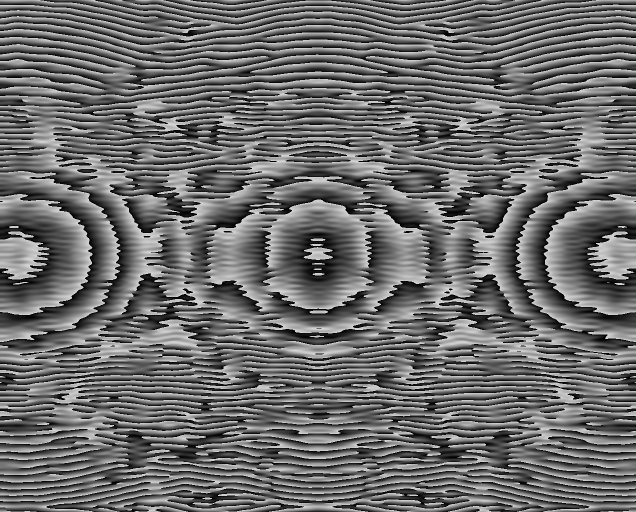
#> input picture test_4.bmp, 1272 x 1024 px (shown at 1/2 size)
$ python -i innovation_frontier_v19.py   (imports and definitions only)
#> lines starting #> are read from the running program, lines starting #| are printed output that depends on the picture
#> further down, picture is the input picture: shape (1024, 1272, 3); min 0, max 213, mean 107.6
"""
SpotZoom 前沿开源项目创新模块 v19.0
基于 2024-2026 最新科研前沿开源项目的创新模块补充 (第七轮)

新增模块 (v19.0):
- NeuralFieldAOEstimator: 神经场波前估计 (受 NeAT, Nature Methods 2026 启发)
- DualDomainNeuralOperator: 双域神经算子波传播 (受 Propagation-Adaptive 4K CGH, Nature Communications 2025 启发)
- PhysicsInformedCycleNet: 物理信息循环一致性网络 (受 PICNet, Advanced Photonics 2025 启发)
- SpatioTemporalPriorTracker: 时空先验光流跟踪 (受 STRIVER-deep/ViDNet, PhotoniX 2026 启发)
- MicroscopyFoundationEnhancer: 显微基础模型增强器 (受 UniFMIR, Nature Methods 2024 启发)
- SelectiveSSMPredictor: 选择性状态空间模型预测 (受 Mamba-3, state-spaces/mamba 启发)

参考项目:
- NeAT (Nature Methods 2026) — 神经场自适应光学，无波前传感器波前估计
- Propagation-Adaptive 4K CGH (Nature Communications 2025) — 双域神经算子计算全息
- PICNet (Advanced Photonics 2025) — 物理信息循环一致性相位恢复
- STRIVER-deep/ViDNet (PhotoniX 2026) — 时空先验视频光流跟踪
- UniFMIR (Nature Methods 2024) — 通用显微图像恢复基础模型
- Mamba-3 (state-spaces/mamba) — 选择性状态空间模型长序列建模
"""

import logging
import numpy as np
from abc import ABC, abstractmethod
from dataclasses import dataclass, field
from typing import Dict, List, Optional, Tuple, Any, Callable, Union
from pathlib import Path
from collections import deque
import warnings
import time
import json

try:
    import torch
    import torch.nn as nn
    import torch.nn.functional as F
    TORCH_AVAILABLE = True
except ImportError:
    TORCH_AVAILABLE = False

try:
    import cv2
    CV2_AVAILABLE = True
except ImportError:
    CV2_AVAILABLE = False

try:
    from scipy import ndimage, signal, stats, optimize
    from scipy.fft import fft2, ifft2, fftshift
    SCIPY_AVAILABLE = True
except ImportError:
    SCIPY_AVAILABLE = False

LOGGER = logging.getLogger(__name__)

__all__ = [
    "NeuralFieldAOConfig",
    "NeuralFieldAOResult",
    "NeuralFieldAOEstimator",
    "DualDomainConfig",
    "DualDomainResult",
    "DualDomainNeuralOperator",
    "CycleNetConfig",
    "CycleNetResult",
    "PhysicsInformedCycleNet",
    "SpatioTemporalConfig",
    "SpatioTemporalResult",
    "SpatioTemporalPriorTracker",
    "FoundationEnhancerConfig",
    "FoundationEnhanceResult",
    "MicroscopyFoundationEnhancer",
    "SelectiveSSMConfig",
    "SelectiveSSMResult",
    "SelectiveSSMPredictor",
]


# ============================================================================
# 辅助函数
# ============================================================================

# [112 lines left out: functions _zernike_radial, _noll_to_nm, _zernike_polynomial, _zernike_basis, _angular_spectrum_propagate, not called in this run]


# ============================================================================
# 1. NeuralFieldAOEstimator — 神经场波前估计
# ============================================================================
# 参考: NeAT (Neural Adaptive Optics), Nature Methods 2026
# 无波前传感器波前估计，使用神经场 + Zernike 参数化

@dataclass
class NeuralFieldAOConfig:
    """神经场波前估计配置"""
    hidden_dim: int = 128
    num_layers: int = 4
    encoding_freqs: int = 64
    max_iterations: int = 200
    learning_rate: float = 1e-3
    aberration_order: int = 15       # Zernike 阶数
    regularization_weight: float = 1e-4


@dataclass
class NeuralFieldAOResult:
    """神经场波前估计结果"""
    estimated_wavefront: np.ndarray
    zernike_coeffs: np.ndarray
    reconstruction_error: float
    convergence_iterations: int
    processing_time_ms: float


class NeuralFieldAOEstimator:
    """神经场波前估计器

    受 NeAT (Nature Methods 2026) 启发，使用神经场 (Neural Field) 表示波前，
    通过位置编码 (Positional Encoding) + MLP 隐式表示波前相位分布。
    优化 Zernike 系数以最小化预测光斑与实测光斑之间的差异。

    无需波前传感器，仅通过光斑测量即可估计波前像差。

    回退策略:
    - torch 可用: 使用自动微分优化 Zernike 系数
    - scipy 可用: 使用 scipy.optimize.minimize
    - 仅 numpy: 使用梯度下降
    """

    # [267 lines left out: functions __init__, _get_zernike_basis, _wavefront_from_coeffs, _spot_residual, estimate_wavefront, _optimize_torch and 2 more, not called in this run]


# ============================================================================
# 2. DualDomainNeuralOperator — 双域神经算子波传播
# ============================================================================
# 参考: Propagation-Adaptive 4K CGH, Nature Communications 2025
# 物理约束的空间 + 傅里叶双域神经算子

@dataclass
class DualDomainConfig:
    """双域神经算子配置"""
    spatial_channels: int = 32
    fourier_channels: int = 32
    num_layers: int = 3
    propagation_distances: List[float] = field(
        default_factory=lambda: [0.01, 0.05, 0.1]
    )
    wavelength: float = 532e-9       # 532nm 绿光
    pixel_size: float = 1e-6         # 1 微米像素


@dataclass
class DualDomainResult:
    """双域传播结果"""
    propagated_field: np.ndarray      # 2D 复数场
    spatial_features: Dict[str, np.ndarray]
    fourier_features: Dict[str, np.ndarray]
    inference_time_ms: float
    physics_residual: float


class DualDomainNeuralOperator:
    """双域神经算子波传播器

    受 Propagation-Adaptive 4K CGH (Nature Communications 2025) 启发，
    在空间域和傅里叶域同时学习波传播，以角谱法作为物理约束。

    回退策略:
    - torch 可用: 使用可学习的双域处理
    - torch 不可用: 使用经典角谱法传播
    """

    # [199 lines left out: functions __init__, _init_weights, _spatial_process, _fourier_process, propagate, _propagate_torch and 1 more, not called in this run]


# ============================================================================
# 3. PhysicsInformedCycleNet — 物理信息循环一致性网络
# ============================================================================
# 参考: PICNet (Physics-Informed Cycle Network), Advanced Photonics 2025
# 循环一致性相位恢复 + 像差推断

@dataclass
class CycleNetConfig:
    """物理信息循环一致性网络配置"""
    num_zernike_modes: int = 15
    cycle_weight: float = 1.0
    physics_weight: float = 0.5
    perceptual_weight: float = 0.1
    max_epochs: int = 100
    learning_rate: float = 1e-3


@dataclass
class CycleNetResult:
    """循环一致性恢复结果"""
    recovered_phase: np.ndarray
    estimated_aberration: np.ndarray
    zernike_aberration_coeffs: np.ndarray
    cycle_consistency_loss: float
    processing_time_ms: float


class PhysicsInformedCycleNet:
    """物理信息循环一致性相位恢复网络

    受 PICNet (Advanced Photonics 2025) 启发，使用前向模型 (相位→测量)
    和逆向模型 (测量→相位) 的循环一致性约束进行联合相位恢复和像差估计。

    回退策略:
    - torch 可用: 使用可微分的循环一致性优化
    - torch 不可用: 使用 Gerchberg-Saxton 迭代相位恢复
    """

    # [229 lines left out: functions __init__, _get_zernike_basis, _forward_model, recover, _recover_torch, _recover_gs, not called in this run]


# ============================================================================
# 4. SpatioTemporalPriorTracker — 时空先验光流跟踪
# ============================================================================
# 参考: STRIVER-deep / ViDNet, PhotoniX 2026
# 时空一致性光流跟踪

@dataclass
class SpatioTemporalConfig:
    """时空先验跟踪配置"""
    temporal_window: int = 5
    spatial_sigma: float = 2.0
    temporal_sigma: float = 1.5
    motion_model: str = 'constant_velocity'
    confidence_threshold: float = 0.3
    max_displacement: int = 50


@dataclass
class SpatioTemporalResult:
    """时空跟踪结果"""
    tracked_positions: List[Tuple[float, float]]
    velocities: List[Tuple[float, float]]
    confidences: List[float]
    occlusion_flags: List[bool]
    tracking_time_ms: float


class SpatioTemporalPriorTracker:
    """时空先验光斑跟踪器

    受 STRIVER-deep / ViDNet (PhotoniX 2026) 启发，结合 Lucas-Kanade 光流
    与时间平滑 (类 Kalman 滤波)，利用时空一致性剔除异常值。

    回退策略:
    - cv2 可用: 使用 cv2.calcOpticalFlowFarneback
    - cv2 不可用: 使用 numpy 块匹配
    """

    # [305 lines left out: functions __init__, _kalman_predict, _kalman_update, _compute_optical_flow_cv2, _compute_optical_flow_numpy, _detect_spot_position and 1 more, not called in this run]


# ============================================================================
# 5. MicroscopyFoundationEnhancer — 显微基础模型增强器
# ============================================================================
# 参考: UniFMIR (Universal Foundation Model for Image Restoration), Nature Methods 2024
# 基础模型适配器用于光斑图像质量增强

@dataclass
class FoundationEnhancerConfig:
    """基础模型增强器配置"""
    enhancement_mode: str = 'denoise'   # 'denoise', 'super_resolve', 'deblur'
    output_quality: str = 'high'
    tile_size: int = 256
    overlap: int = 32
    auto_scale: bool = True


@dataclass
class FoundationEnhanceResult:
    """增强结果"""
    enhanced_image: np.ndarray
    quality_score: float
    snr_improvement_db: float
    sharpness_improvement: float
    processing_time_ms: float


class MicroscopyFoundationEnhancer:
    """显微基础模型光斑增强器

    受 UniFMIR (Nature Methods 2024) 启发，使用多尺度特征提取和
    学习先验进行图像质量增强。支持去噪、超分辨率和去模糊三种模式。

    回退策略:
    - torch 可用: 使用可学习的多尺度特征提取 + 增强
    - torch 不可用: 使用经典多尺度滤波 (拉普拉斯金字塔 + 维纳滤波)
    """

    def __init__(self, config: Optional[FoundationEnhancerConfig] = None):
        """初始化基础模型增强器。

        Args:
            config: 配置参数，为 None 时使用默认值
        """
        self.config = config or FoundationEnhancerConfig()
        if self.config.enhancement_mode not in ('denoise', 'super_resolve', 'deblur'):
            raise ValueError(
                f"不支持的增强模式: {self.config.enhancement_mode}, "
                "可选: 'denoise', 'super_resolve', 'deblur'"
            )

    def _compute_snr(self, image: np.ndarray) -> float:
        """计算图像 SNR (dB)。

        Args:
            image: 输入图像

        Returns:
            SNR 值 (dB)
        """
        signal = float(np.mean(image))
#> signal = 107.6
        noise = float(np.std(image))
#> noise = 61.71
#> in enhance, `original_snr = self._compute_snr(image)`: original_snr = 4.83
        if noise < 1e-10:
            return 100.0
        return 20.0 * np.log10(signal / noise)

    def _compute_sharpness(self, image: np.ndarray) -> float:
        """计算图像锐度 (拉普拉斯方差)。

        Args:
            image: 输入图像

        Returns:
            锐度值
        """
        img = image.astype(np.float64)
        if SCIPY_AVAILABLE:
            lap = ndimage.laplace(img)
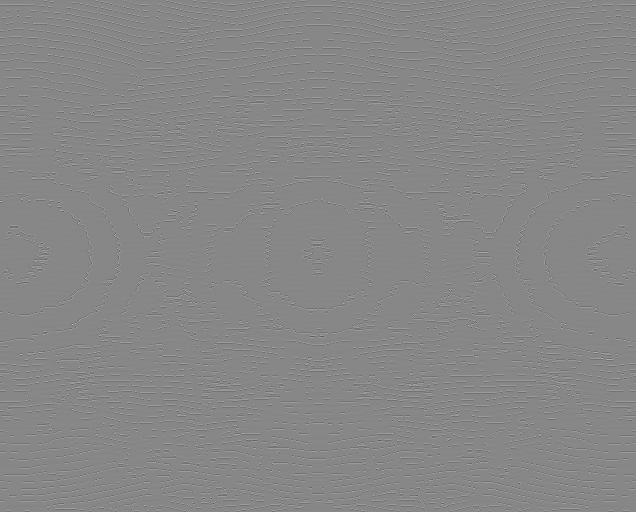
#> lap: shape (1024, 1272, 3) float64 (shown at 1/2 size); min -721, max 640, mean 0; drawn with min black and max white
        else:
            lap = (
                np.roll(img, 1, axis=0) + np.roll(img, -1, axis=0)
                + np.roll(img, 1, axis=1) + np.roll(img, -1, axis=1)
                - 4 * img
            )
        return float(np.var(lap))

    # [74 lines left out: functions _laplacian_pyramid, _wiener_filter, not called in this run]

    def _enhance_torch(self, image: np.ndarray) -> np.ndarray:
        """使用 PyTorch 进行多尺度增强。

        Args:
            image: 输入图像

        Returns:
            增强后的图像
        """
        try:
            img_t = torch.tensor(
                image.astype(np.float64), dtype=torch.float64,
            )
            img_t = img_t.unsqueeze(0).unsqueeze(0)  # (1, 1, H, W)

            # 多尺度特征提取
            features = [img_t]
            for _ in range(3):
                if img_t.shape[-1] > 4 and img_t.shape[-2] > 4:
                    pooled = F.avg_pool2d(img_t, kernel_size=2, stride=2)
                    features.append(pooled)
                    img_t = pooled

            # 特征融合 + 增强
            enhanced = features[0].clone()
            for feat in features[1:]:
                up = F.interpolate(
                    feat, size=features[0].shape[-2:],
                    mode='bilinear', align_corners=False,
                )
                enhanced = enhanced + 0.1 * up

            # 根据模式应用不同处理
            if self.config.enhancement_mode == 'denoise':
                # 软阈值去噪
                std = enhanced.std()
                threshold = 2.0 * std * 0.1
                enhanced = torch.where(
                    torch.abs(enhanced) > threshold, enhanced, enhanced * 0.5,
                )
            elif self.config.enhancement_mode == 'super_resolve':
                # 高频增强
                lap = enhanced - F.avg_pool2d(
                    enhanced, kernel_size=3, stride=1, padding=1,
                )
                enhanced = enhanced + 0.3 * lap
            elif self.config.enhancement_mode == 'deblur':
                # 锐化
                sharp_kernel = torch.tensor(
                    [[0, -1, 0], [-1, 5, -1], [0, -1, 0]],
                    dtype=torch.float64,
                ).reshape(1, 1, 3, 3)
                enhanced = F.conv2d(
                    enhanced, sharp_kernel, padding=1,
                )

            result = enhanced.squeeze(0).squeeze(0).detach().cpu().numpy()
            return np.clip(result, 0, None)
        except Exception as e:
            LOGGER.debug("Torch enhancement failed, using classical fallback", exc_info=True)
            return self._enhance_classical(image)

    # [68 lines left out: function _enhance_classical, not called in this run]

    def enhance(self, image: np.ndarray) -> FoundationEnhanceResult:
        """增强输入图像。

        Args:
            image: 输入图像 (2D numpy 数组)

        Returns:
            FoundationEnhanceResult 包含增强图像和质量指标
        """
        t0 = time.perf_counter()

        original_snr = self._compute_snr(image)
        original_sharpness = self._compute_sharpness(image)
#> original_sharpness = 8017.1

        # 自动缩放
        img = image.astype(np.float64)
        if self.config.auto_scale and img.max() > 1:
            img = img / 255.0

        # 分块处理 (大图像)
        tile = self.config.tile_size
        overlap = self.config.overlap
        h, w = img.shape[:2]
#> h = 1024; w = 1272

        if h <= tile and w <= tile:
            if TORCH_AVAILABLE:
                enhanced = self._enhance_torch(img)
            else:
                enhanced = self._enhance_classical(img)
        else:
            enhanced = np.zeros_like(img)
            count = np.zeros_like(img)
            for y in range(0, h, tile - overlap):
                for x in range(0, w, tile - overlap):
                    y_end = min(y + tile, h)
                    x_end = min(x + tile, w)
                    patch = img[y:y_end, x:x_end]

                    if TORCH_AVAILABLE:
                        patch_enhanced = self._enhance_torch(patch)
                    else:
                        patch_enhanced = self._enhance_classical(patch)

                    enhanced[y:y_end, x:x_end] += patch_enhanced
                    count[y:y_end, x:x_end] += 1
#> count: shape (1024, 1272, 3) float64; every value is 0
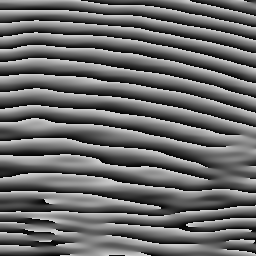
#> patch: shape (256, 256, 3) float64; min 0, max 0.835, mean 0.419

            count = np.maximum(count, 1)
            enhanced = enhanced / count

        # 质量评估
        enhanced_snr = self._compute_snr(enhanced)
        enhanced_sharpness = self._compute_sharpness(enhanced)
        snr_improvement = enhanced_snr - original_snr
        sharpness_improvement = enhanced_sharpness - original_sharpness

        # 综合质量分数
        quality_score = float(np.clip(
            0.5 * (snr_improvement / 10.0) + 0.5 * (sharpness_improvement / (original_sharpness + 1e-8)),
            0.0, 1.0,
        ))

        elapsed = (time.perf_counter() - t0) * 1000.0

        return FoundationEnhanceResult(
            enhanced_image=enhanced,
            quality_score=quality_score,
            snr_improvement_db=snr_improvement,
            sharpness_improvement=sharpness_improvement,
            processing_time_ms=elapsed,
        )


# ============================================================================
# 6. SelectiveSSMPredictor — 选择性状态空间模型预测
# ============================================================================
# 参考: Mamba-3 (state-spaces/mamba)
# 选择性状态空间模型用于高效长时序预测

@dataclass
class SelectiveSSMConfig:
    """选择性 SSM 配置"""
    state_dim: int = 64
    conv_kernel_size: int = 4
    expansion_factor: int = 2
    dt_rank: int = 16
    num_layers: int = 2
    sequence_length: int = 256
    selective_mechanism: bool = True


@dataclass
class SelectiveSSMResult:
    """选择性 SSM 预测结果"""
    prediction: np.ndarray
    prediction_confidence: float
    state_sequence: List[np.ndarray]
    inference_time_ms: float
    memory_usage_mb: float


class SelectiveSSMPredictor:
    """选择性状态空间模型预测器

    受 Mamba-3 (state-spaces/mamba) 启发，使用选择性状态空间模型
    进行高效长时序预测。选择性机制使模型能够根据输入动态调整
    状态转移矩阵，实现对相关信号的精确跟踪。

    回退策略:
    - torch 可用: 使用可微分的选择性 SSM
    - torch 不可用: 使用 numpy 实现结构化 SSM (对角 + 低秩转移)
    - 最小回退: 指数移动平均
    """

    # [338 lines left out: functions __init__, _init_parameters, _causal_conv1d, _ssm_step_numpy, _compute_dt_selective, _predict_torch and 3 more, not called in this run]

>>> import cv2
>>> picture = cv2.imread('../test_4.bmp')
#> (the run stopped early here; a loop or call above may not have finished)

$ run again, on Direct_Analytic_3Spots_1272x1024.bmp
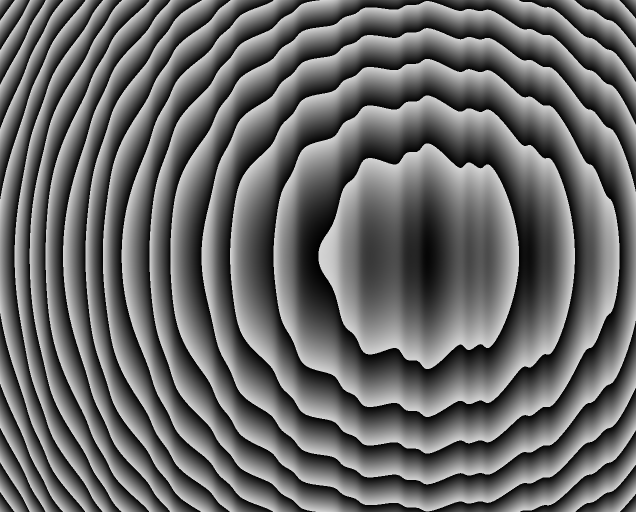
#> input picture Direct_Analytic_3Spots_1272x1024.bmp, 1272 x 1024 px (shown at 1/2 size)
#> picture is the input picture: shape (1024, 1272, 3); min 0, max 213, mean 105.1
#> signal = 105.1
#> noise = 60.67
#> original_snr = 4.77
#> in _compute_sharpness, `lap = ndimage.laplace(img)`:
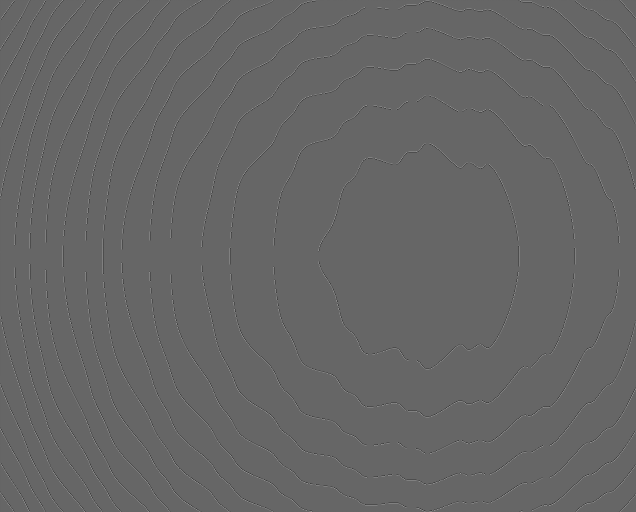
#> lap: shape (1024, 1272, 3) float64 (shown at 1/2 size); min -429, max 639, mean 0; drawn with min black and max white
#> original_sharpness = 3436.5
#> after the loop in enhance, `for y in range(0, h, tile - overlap):`:
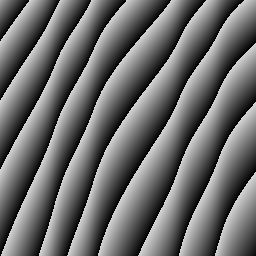
#> patch: shape (256, 256, 3) float64; min 0, max 0.835, mean 0.418

$ run again, on Hamamatsu_Fresnel_3Spots_1272x1024.bmp
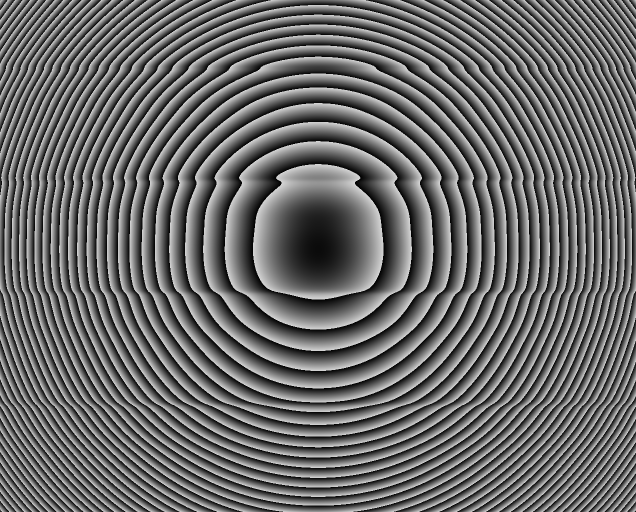
#> input picture Hamamatsu_Fresnel_3Spots_1272x1024.bmp, 1272 x 1024 px (shown at 1/2 size)
#> picture is the input picture: shape (1024, 1272, 3); min 0, max 213, mean 105.8
#> signal = 105.8
#> noise = 61.35
#> original_snr = 4.73
#> in _compute_sharpness, `lap = ndimage.laplace(img)`:
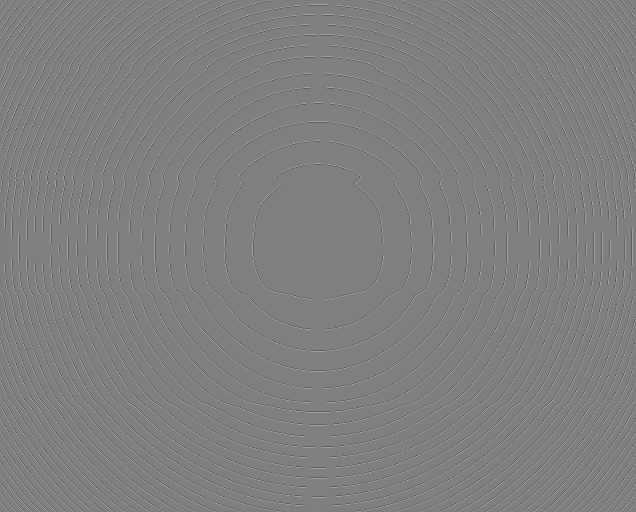
#> lap: shape (1024, 1272, 3) float64 (shown at 1/2 size); min -429, max 429, mean 0; drawn with min black and max white
#> original_sharpness = 9546.9
#> after the loop in enhance, `for y in range(0, h, tile - overlap):`:
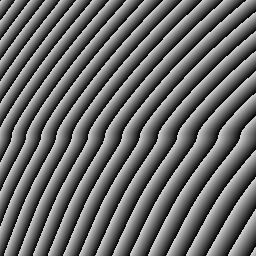
#> patch: shape (256, 256, 3) float64; min 0, max 0.835, mean 0.418

$ run again, on Hamamatsu_Official_Logic_3Spots_1272x1024.bmp
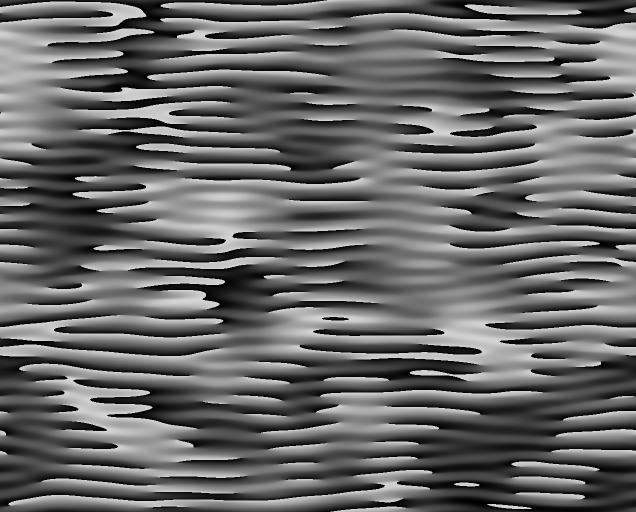
#> input picture Hamamatsu_Official_Logic_3Spots_1272x1024.bmp, 1272 x 1024 px (shown at 1/2 size)
#> picture is the input picture: shape (1024, 1272, 3); min 0, max 213, mean 103.7
#> signal = 103.7
#> noise = 59.53
#> original_snr = 4.82
#> original_sharpness = 2419.9
#> after the loop in enhance, `for y in range(0, h, tile - overlap):`:
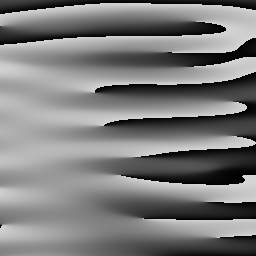
#> patch: shape (256, 256, 3) float64; min 0, max 0.835, mean 0.486
